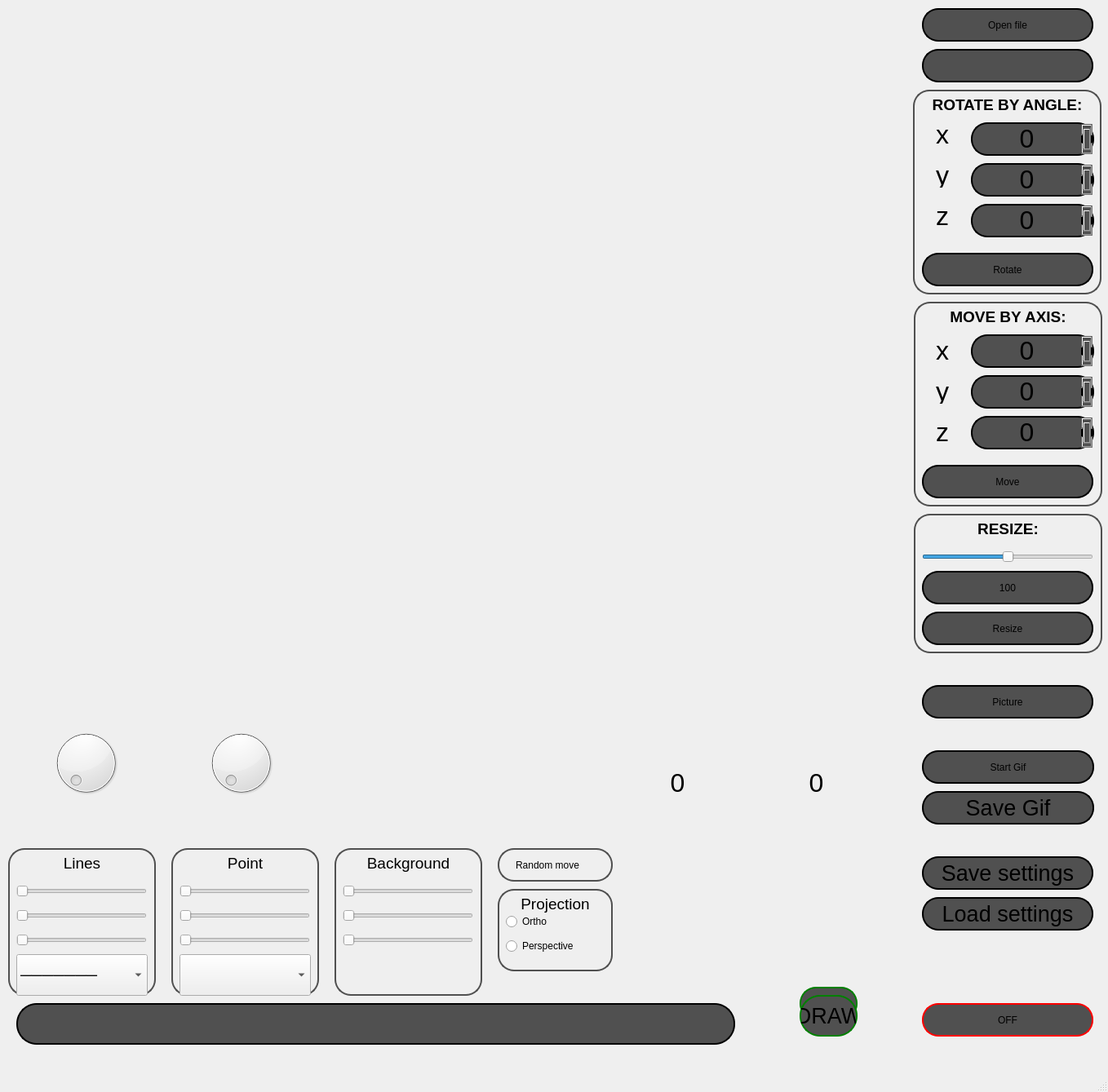
<?xml version="1.0" encoding="UTF-8"?>
<ui version="4.0">
 <class>MainWindow</class>
 <widget class="QMainWindow" name="MainWindow">
  <property name="geometry">
   <rect>
    <x>0</x>
    <y>0</y>
    <width>1358</width>
    <height>1339</height>
   </rect>
  </property>
  <property name="minimumSize">
   <size>
    <width>1358</width>
    <height>1339</height>
   </size>
  </property>
  <property name="maximumSize">
   <size>
    <width>1358</width>
    <height>1339</height>
   </size>
  </property>
  <property name="windowTitle">
   <string>MainWindow</string>
  </property>
  <property name="styleSheet">
   <string notr="true"/>
  </property>
  <widget class="QWidget" name="centralwidget">
   <widget class="viewer" name="widget" native="true">
    <property name="geometry">
     <rect>
      <x>20</x>
      <y>10</y>
      <width>1081</width>
      <height>1001</height>
     </rect>
    </property>
    <property name="styleSheet">
     <string notr="true">body{
  background-image:url(picture.gif);
  background-color:#243CED;
  color:yellow;
}</string>
    </property>
    <widget class="QDial" name="dial_Line_Width">
     <property name="geometry">
      <rect>
       <x>40</x>
       <y>880</y>
       <width>91</width>
       <height>91</height>
      </rect>
     </property>
     <property name="maximum">
      <number>30</number>
     </property>
    </widget>
    <widget class="QDial" name="dial_Point_Width">
     <property name="geometry">
      <rect>
       <x>230</x>
       <y>880</y>
       <width>91</width>
       <height>91</height>
      </rect>
     </property>
     <property name="maximum">
      <number>40</number>
     </property>
    </widget>
    <widget class="QLabel" name="win_Vertex">
     <property name="geometry">
      <rect>
       <x>730</x>
       <y>930</y>
       <width>161</width>
       <height>41</height>
      </rect>
     </property>
     <property name="font">
      <font>
       <family>.AppleSystemUIFont</family>
       <pointsize>24</pointsize>
       <italic>false</italic>
       <bold>false</bold>
      </font>
     </property>
     <property name="styleSheet">
      <string notr="true">font: 24pt &quot;.AppleSystemUIFont&quot;;
background-color: rgba(0, 0, 0, 0);
</string>
     </property>
     <property name="text">
      <string>&lt;html&gt;&lt;head/&gt;&lt;body&gt;&lt;p align=&quot;center&quot;&gt;0&lt;/p&gt;&lt;/body&gt;&lt;/html&gt;</string>
     </property>
    </widget>
    <widget class="QLabel" name="win_Facet">
     <property name="geometry">
      <rect>
       <x>900</x>
       <y>930</y>
       <width>161</width>
       <height>41</height>
      </rect>
     </property>
     <property name="font">
      <font>
       <family>.AppleSystemUIFont</family>
       <pointsize>24</pointsize>
       <italic>false</italic>
       <bold>false</bold>
      </font>
     </property>
     <property name="styleSheet">
      <string notr="true">font: 24pt &quot;.AppleSystemUIFont&quot;;
background-color: rgba(0, 0, 0, 0);
</string>
     </property>
     <property name="text">
      <string>&lt;html&gt;&lt;head/&gt;&lt;body&gt;&lt;p align=&quot;center&quot;&gt;0&lt;/p&gt;&lt;/body&gt;&lt;/html&gt;</string>
     </property>
    </widget>
   </widget>
   <widget class="QLabel" name="FilePath">
    <property name="geometry">
     <rect>
      <x>20</x>
      <y>1230</y>
      <width>881</width>
      <height>51</height>
     </rect>
    </property>
    <property name="styleSheet">
     <string notr="true">font: 24pt &quot;.AppleSystemUIFont&quot;;
	border: 2px solid black;
 	border-radius: 25px;
	background-color:rgb(80,80,80);
	margin: 0px;</string>
    </property>
    <property name="text">
     <string/>
    </property>
    <property name="alignment">
     <set>Qt::AlignCenter</set>
    </property>
    <property name="wordWrap">
     <bool>true</bool>
    </property>
   </widget>
   <widget class="QPushButton" name="OpenFile">
    <property name="geometry">
     <rect>
      <x>1130</x>
      <y>10</y>
      <width>210</width>
      <height>41</height>
     </rect>
    </property>
    <property name="styleSheet">
     <string notr="true">QPushButton {
	font: 20pt &quot;.AppleSystemUIFont&quot;;
	border: 2px solid black;
 	border-radius: 20px;
	background-color:rgb(80,80,80);
	margin: 0px;
}

QPushButton:pressed {
	border: 2px solid black;
	color: black;
}

QPushButton:hover:!pressed
{
  	border: 2px solid rgb(80, 80, 80);

}</string>
    </property>
    <property name="text">
     <string>Open file</string>
    </property>
   </widget>
   <widget class="QPushButton" name="Draw">
    <property name="geometry">
     <rect>
      <x>980</x>
      <y>1220</y>
      <width>71</width>
      <height>51</height>
     </rect>
    </property>
    <property name="font">
     <font>
      <family>.AppleSystemUIFont</family>
      <pointsize>20</pointsize>
      <italic>false</italic>
      <bold>false</bold>
     </font>
    </property>
    <property name="styleSheet">
     <string notr="true">QPushButton {
	font: 20pt &quot;.AppleSystemUIFont&quot;;
	border: 2px solid green;
 	border-radius: 25px;
	background-color:rgb(80,80,80);
	margin: 0px
}

QPushButton:pressed {
	background-color: green;
	color: white;
}
</string>
    </property>
    <property name="text">
     <string>DRAW</string>
    </property>
   </widget>
   <widget class="QLabel" name="label">
    <property name="geometry">
     <rect>
      <x>1119</x>
      <y>110</y>
      <width>231</width>
      <height>251</height>
     </rect>
    </property>
    <property name="font">
     <font>
      <pointsize>14</pointsize>
      <bold>true</bold>
     </font>
    </property>
    <property name="styleSheet">
     <string notr="true">	border: 2px solid rgb(80, 80, 80);
 	border-radius: 20px;
	background-color: rgba(0, 0, 0, 0);
	margin: 0px;</string>
    </property>
    <property name="text">
     <string>ROTATE BY ANGLE:</string>
    </property>
    <property name="alignment">
     <set>Qt::AlignHCenter|Qt::AlignTop</set>
    </property>
   </widget>
   <widget class="QLabel" name="label_3">
    <property name="geometry">
     <rect>
      <x>1130</x>
      <y>150</y>
      <width>50</width>
      <height>30</height>
     </rect>
    </property>
    <property name="font">
     <font>
      <pointsize>24</pointsize>
      <bold>false</bold>
     </font>
    </property>
    <property name="styleSheet">
     <string notr="true"/>
    </property>
    <property name="text">
     <string>x</string>
    </property>
    <property name="alignment">
     <set>Qt::AlignCenter</set>
    </property>
   </widget>
   <widget class="QLabel" name="label_4">
    <property name="geometry">
     <rect>
      <x>1130</x>
      <y>200</y>
      <width>50</width>
      <height>30</height>
     </rect>
    </property>
    <property name="font">
     <font>
      <pointsize>24</pointsize>
      <bold>false</bold>
     </font>
    </property>
    <property name="styleSheet">
     <string notr="true"/>
    </property>
    <property name="text">
     <string>y</string>
    </property>
    <property name="alignment">
     <set>Qt::AlignCenter</set>
    </property>
   </widget>
   <widget class="QLabel" name="label_5">
    <property name="geometry">
     <rect>
      <x>1130</x>
      <y>250</y>
      <width>50</width>
      <height>30</height>
     </rect>
    </property>
    <property name="font">
     <font>
      <pointsize>24</pointsize>
      <bold>false</bold>
     </font>
    </property>
    <property name="styleSheet">
     <string notr="true"/>
    </property>
    <property name="text">
     <string>z</string>
    </property>
    <property name="alignment">
     <set>Qt::AlignCenter</set>
    </property>
   </widget>
   <widget class="QLabel" name="label_6">
    <property name="geometry">
     <rect>
      <x>1130</x>
      <y>465</y>
      <width>50</width>
      <height>30</height>
     </rect>
    </property>
    <property name="font">
     <font>
      <pointsize>24</pointsize>
      <bold>false</bold>
     </font>
    </property>
    <property name="styleSheet">
     <string notr="true"/>
    </property>
    <property name="text">
     <string>y</string>
    </property>
    <property name="alignment">
     <set>Qt::AlignCenter</set>
    </property>
   </widget>
   <widget class="QLabel" name="label_7">
    <property name="geometry">
     <rect>
      <x>1130</x>
      <y>515</y>
      <width>50</width>
      <height>30</height>
     </rect>
    </property>
    <property name="font">
     <font>
      <pointsize>24</pointsize>
      <bold>false</bold>
     </font>
    </property>
    <property name="styleSheet">
     <string notr="true"/>
    </property>
    <property name="text">
     <string>z</string>
    </property>
    <property name="alignment">
     <set>Qt::AlignCenter</set>
    </property>
   </widget>
   <widget class="QLabel" name="label_8">
    <property name="geometry">
     <rect>
      <x>1130</x>
      <y>415</y>
      <width>50</width>
      <height>30</height>
     </rect>
    </property>
    <property name="font">
     <font>
      <pointsize>24</pointsize>
      <bold>false</bold>
     </font>
    </property>
    <property name="styleSheet">
     <string notr="true"/>
    </property>
    <property name="text">
     <string>x</string>
    </property>
    <property name="alignment">
     <set>Qt::AlignCenter</set>
    </property>
   </widget>
   <widget class="QLabel" name="Error_message">
    <property name="geometry">
     <rect>
      <x>1130</x>
      <y>60</y>
      <width>210</width>
      <height>41</height>
     </rect>
    </property>
    <property name="styleSheet">
     <string notr="true">font: 20pt &quot;.AppleSystemUIFont&quot;;
	border: 2px solid black;
 	border-radius: 20px;
	background-color:rgb(80,80,80);
	margin: 0px;</string>
    </property>
    <property name="text">
     <string/>
    </property>
    <property name="alignment">
     <set>Qt::AlignCenter</set>
    </property>
   </widget>
   <widget class="QTextEdit" name="Angle_Z">
    <property name="geometry">
     <rect>
      <x>1190</x>
      <y>250</y>
      <width>151</width>
      <height>41</height>
     </rect>
    </property>
    <property name="font">
     <font>
      <family>.AppleSystemUIFont</family>
      <pointsize>20</pointsize>
      <italic>false</italic>
      <bold>false</bold>
     </font>
    </property>
    <property name="layoutDirection">
     <enum>Qt::LeftToRight</enum>
    </property>
    <property name="styleSheet">
     <string notr="true">font: 20pt &quot;.AppleSystemUIFont&quot;;
	border: 2px solid black;
 	border-radius: 20px;
	background-color:rgb(80,80,80);
	margin: 0px;</string>
    </property>
    <property name="html">
     <string>&lt;!DOCTYPE HTML PUBLIC &quot;-//W3C//DTD HTML 4.0//EN&quot; &quot;http://www.w3.org/TR/REC-html40/strict.dtd&quot;&gt;
&lt;html&gt;&lt;head&gt;&lt;meta name=&quot;qrichtext&quot; content=&quot;1&quot; /&gt;&lt;meta charset=&quot;utf-8&quot; /&gt;&lt;style type=&quot;text/css&quot;&gt;
p, li { white-space: pre-wrap; }
&lt;/style&gt;&lt;/head&gt;&lt;body style=&quot; font-family:'.AppleSystemUIFont'; font-size:20pt; font-weight:400; font-style:normal;&quot;&gt;
&lt;p align=&quot;center&quot; style=&quot; margin-top:0px; margin-bottom:0px; margin-left:0px; margin-right:0px; -qt-block-indent:0; text-indent:0px;&quot;&gt;&lt;span style=&quot; font-size:24pt;&quot;&gt;0&lt;/span&gt;&lt;/p&gt;&lt;/body&gt;&lt;/html&gt;</string>
    </property>
   </widget>
   <widget class="QSlider" name="sliderScale">
    <property name="geometry">
     <rect>
      <x>1130</x>
      <y>670</y>
      <width>210</width>
      <height>25</height>
     </rect>
    </property>
    <property name="maximum">
     <number>200</number>
    </property>
    <property name="sliderPosition">
     <number>100</number>
    </property>
    <property name="orientation">
     <enum>Qt::Horizontal</enum>
    </property>
   </widget>
   <widget class="QLabel" name="label_scale">
    <property name="geometry">
     <rect>
      <x>1120</x>
      <y>630</y>
      <width>231</width>
      <height>171</height>
     </rect>
    </property>
    <property name="font">
     <font>
      <pointsize>14</pointsize>
      <bold>true</bold>
     </font>
    </property>
    <property name="layoutDirection">
     <enum>Qt::LeftToRight</enum>
    </property>
    <property name="styleSheet">
     <string notr="true">	border: 2px solid rgb(80, 80, 80);
 	border-radius: 20px;
	background-color: rgba(0, 0, 0, 0);
	margin: 0px;</string>
    </property>
    <property name="text">
     <string>RESIZE:</string>
    </property>
    <property name="alignment">
     <set>Qt::AlignHCenter|Qt::AlignTop</set>
    </property>
   </widget>
   <widget class="QTextEdit" name="Angle_Y">
    <property name="geometry">
     <rect>
      <x>1190</x>
      <y>200</y>
      <width>151</width>
      <height>41</height>
     </rect>
    </property>
    <property name="font">
     <font>
      <family>.AppleSystemUIFont</family>
      <pointsize>20</pointsize>
      <italic>false</italic>
      <bold>false</bold>
     </font>
    </property>
    <property name="layoutDirection">
     <enum>Qt::LeftToRight</enum>
    </property>
    <property name="styleSheet">
     <string notr="true">font: 20pt &quot;.AppleSystemUIFont&quot;;
	border: 2px solid black;
 	border-radius: 20px;
	background-color:rgb(80,80,80);
	margin: 0px;</string>
    </property>
    <property name="html">
     <string>&lt;!DOCTYPE HTML PUBLIC &quot;-//W3C//DTD HTML 4.0//EN&quot; &quot;http://www.w3.org/TR/REC-html40/strict.dtd&quot;&gt;
&lt;html&gt;&lt;head&gt;&lt;meta name=&quot;qrichtext&quot; content=&quot;1&quot; /&gt;&lt;meta charset=&quot;utf-8&quot; /&gt;&lt;style type=&quot;text/css&quot;&gt;
p, li { white-space: pre-wrap; }
&lt;/style&gt;&lt;/head&gt;&lt;body style=&quot; font-family:'.AppleSystemUIFont'; font-size:20pt; font-weight:400; font-style:normal;&quot;&gt;
&lt;p align=&quot;center&quot; style=&quot; margin-top:0px; margin-bottom:0px; margin-left:0px; margin-right:0px; -qt-block-indent:0; text-indent:0px;&quot;&gt;&lt;span style=&quot; font-size:24pt;&quot;&gt;0&lt;/span&gt;&lt;/p&gt;&lt;/body&gt;&lt;/html&gt;</string>
    </property>
   </widget>
   <widget class="QTextEdit" name="Angle_X">
    <property name="geometry">
     <rect>
      <x>1190</x>
      <y>150</y>
      <width>151</width>
      <height>41</height>
     </rect>
    </property>
    <property name="font">
     <font>
      <family>.AppleSystemUIFont</family>
      <pointsize>20</pointsize>
      <italic>false</italic>
      <bold>false</bold>
      <kerning>false</kerning>
     </font>
    </property>
    <property name="layoutDirection">
     <enum>Qt::LeftToRight</enum>
    </property>
    <property name="styleSheet">
     <string notr="true">font: 20pt &quot;.AppleSystemUIFont&quot;;
	border: 2px solid black;
 	border-radius: 20px;
	background-color:rgb(80,80,80);
	margin: 0px;</string>
    </property>
    <property name="html">
     <string>&lt;!DOCTYPE HTML PUBLIC &quot;-//W3C//DTD HTML 4.0//EN&quot; &quot;http://www.w3.org/TR/REC-html40/strict.dtd&quot;&gt;
&lt;html&gt;&lt;head&gt;&lt;meta name=&quot;qrichtext&quot; content=&quot;1&quot; /&gt;&lt;meta charset=&quot;utf-8&quot; /&gt;&lt;style type=&quot;text/css&quot;&gt;
p, li { white-space: pre-wrap; }
&lt;/style&gt;&lt;/head&gt;&lt;body style=&quot; font-family:'.AppleSystemUIFont'; font-size:20pt; font-weight:400; font-style:normal;&quot;&gt;
&lt;p align=&quot;center&quot; style=&quot; margin-top:12px; margin-bottom:12px; margin-left:0px; margin-right:0px; -qt-block-indent:0; text-indent:0px;&quot;&gt;&lt;span style=&quot; font-size:24pt;&quot;&gt;0&lt;/span&gt;&lt;/p&gt;&lt;/body&gt;&lt;/html&gt;</string>
    </property>
   </widget>
   <widget class="QTextEdit" name="Move_X">
    <property name="geometry">
     <rect>
      <x>1190</x>
      <y>410</y>
      <width>151</width>
      <height>41</height>
     </rect>
    </property>
    <property name="font">
     <font>
      <family>.AppleSystemUIFont</family>
      <pointsize>20</pointsize>
      <italic>false</italic>
      <bold>false</bold>
     </font>
    </property>
    <property name="layoutDirection">
     <enum>Qt::LeftToRight</enum>
    </property>
    <property name="styleSheet">
     <string notr="true">font: 20pt &quot;.AppleSystemUIFont&quot;;
	border: 2px solid black;
 	border-radius: 20px;
	background-color:rgb(80,80,80);
	margin: 0px;</string>
    </property>
    <property name="html">
     <string>&lt;!DOCTYPE HTML PUBLIC &quot;-//W3C//DTD HTML 4.0//EN&quot; &quot;http://www.w3.org/TR/REC-html40/strict.dtd&quot;&gt;
&lt;html&gt;&lt;head&gt;&lt;meta name=&quot;qrichtext&quot; content=&quot;1&quot; /&gt;&lt;meta charset=&quot;utf-8&quot; /&gt;&lt;style type=&quot;text/css&quot;&gt;
p, li { white-space: pre-wrap; }
&lt;/style&gt;&lt;/head&gt;&lt;body style=&quot; font-family:'.AppleSystemUIFont'; font-size:20pt; font-weight:400; font-style:normal;&quot;&gt;
&lt;p align=&quot;center&quot; style=&quot; margin-top:0px; margin-bottom:0px; margin-left:0px; margin-right:0px; -qt-block-indent:0; text-indent:0px;&quot;&gt;&lt;span style=&quot; font-size:24pt;&quot;&gt;0&lt;/span&gt;&lt;/p&gt;&lt;/body&gt;&lt;/html&gt;</string>
    </property>
   </widget>
   <widget class="QTextEdit" name="Move_Y">
    <property name="geometry">
     <rect>
      <x>1190</x>
      <y>460</y>
      <width>151</width>
      <height>41</height>
     </rect>
    </property>
    <property name="font">
     <font>
      <family>.AppleSystemUIFont</family>
      <pointsize>20</pointsize>
      <italic>false</italic>
      <bold>false</bold>
     </font>
    </property>
    <property name="layoutDirection">
     <enum>Qt::LeftToRight</enum>
    </property>
    <property name="styleSheet">
     <string notr="true">font: 20pt &quot;.AppleSystemUIFont&quot;;
	border: 2px solid black;
 	border-radius: 20px;
	background-color:rgb(80,80,80);
	margin: 0px;</string>
    </property>
    <property name="html">
     <string>&lt;!DOCTYPE HTML PUBLIC &quot;-//W3C//DTD HTML 4.0//EN&quot; &quot;http://www.w3.org/TR/REC-html40/strict.dtd&quot;&gt;
&lt;html&gt;&lt;head&gt;&lt;meta name=&quot;qrichtext&quot; content=&quot;1&quot; /&gt;&lt;meta charset=&quot;utf-8&quot; /&gt;&lt;style type=&quot;text/css&quot;&gt;
p, li { white-space: pre-wrap; }
&lt;/style&gt;&lt;/head&gt;&lt;body style=&quot; font-family:'.AppleSystemUIFont'; font-size:20pt; font-weight:400; font-style:normal;&quot;&gt;
&lt;p align=&quot;center&quot; style=&quot; margin-top:0px; margin-bottom:0px; margin-left:0px; margin-right:0px; -qt-block-indent:0; text-indent:0px;&quot;&gt;&lt;span style=&quot; font-size:24pt;&quot;&gt;0&lt;/span&gt;&lt;/p&gt;&lt;/body&gt;&lt;/html&gt;</string>
    </property>
   </widget>
   <widget class="QTextEdit" name="Move_Z">
    <property name="geometry">
     <rect>
      <x>1190</x>
      <y>510</y>
      <width>151</width>
      <height>41</height>
     </rect>
    </property>
    <property name="font">
     <font>
      <family>.AppleSystemUIFont</family>
      <pointsize>20</pointsize>
      <italic>false</italic>
      <bold>false</bold>
     </font>
    </property>
    <property name="layoutDirection">
     <enum>Qt::LeftToRight</enum>
    </property>
    <property name="styleSheet">
     <string notr="true">font: 20pt &quot;.AppleSystemUIFont&quot;;
	border: 2px solid black;
 	border-radius: 20px;
	background-color:rgb(80,80,80);
	margin: 0px;</string>
    </property>
    <property name="html">
     <string>&lt;!DOCTYPE HTML PUBLIC &quot;-//W3C//DTD HTML 4.0//EN&quot; &quot;http://www.w3.org/TR/REC-html40/strict.dtd&quot;&gt;
&lt;html&gt;&lt;head&gt;&lt;meta name=&quot;qrichtext&quot; content=&quot;1&quot; /&gt;&lt;meta charset=&quot;utf-8&quot; /&gt;&lt;style type=&quot;text/css&quot;&gt;
p, li { white-space: pre-wrap; }
&lt;/style&gt;&lt;/head&gt;&lt;body style=&quot; font-family:'.AppleSystemUIFont'; font-size:20pt; font-weight:400; font-style:normal;&quot;&gt;
&lt;p align=&quot;center&quot; style=&quot; margin-top:0px; margin-bottom:0px; margin-left:0px; margin-right:0px; -qt-block-indent:0; text-indent:0px;&quot;&gt;&lt;span style=&quot; font-size:24pt;&quot;&gt;0&lt;/span&gt;&lt;/p&gt;&lt;/body&gt;&lt;/html&gt;</string>
    </property>
   </widget>
   <widget class="QPushButton" name="MOVE">
    <property name="geometry">
     <rect>
      <x>1130</x>
      <y>570</y>
      <width>210</width>
      <height>41</height>
     </rect>
    </property>
    <property name="styleSheet">
     <string notr="true">QPushButton {
	font: 20pt &quot;.AppleSystemUIFont&quot;;
	border: 2px solid black;
 	border-radius: 20px;
	background-color:rgb(80,80,80);
	margin: 0px;
}

QPushButton:pressed {
	border: 2px solid black;
	color: black;
}

QPushButton:hover:!pressed
{
  	border: 2px solid rgb(80, 80, 80);

}
</string>
    </property>
    <property name="text">
     <string>Move</string>
    </property>
   </widget>
   <widget class="QPushButton" name="ROTATE">
    <property name="geometry">
     <rect>
      <x>1130</x>
      <y>310</y>
      <width>210</width>
      <height>41</height>
     </rect>
    </property>
    <property name="styleSheet">
     <string notr="true">QPushButton {
	font: 20pt &quot;.AppleSystemUIFont&quot;;
	border: 2px solid black;
 	border-radius: 20px;
	background-color:rgb(80,80,80);
	margin: 0px;
}

QPushButton:pressed {
	border: 2px solid black;
	color: black;
}

QPushButton:hover:!pressed
{
  	border: 2px solid rgb(80, 80, 80);

}</string>
    </property>
    <property name="text">
     <string>Rotate</string>
    </property>
   </widget>
   <widget class="QLabel" name="MOVE_BY_AXIS">
    <property name="geometry">
     <rect>
      <x>1120</x>
      <y>370</y>
      <width>231</width>
      <height>251</height>
     </rect>
    </property>
    <property name="font">
     <font>
      <pointsize>14</pointsize>
      <bold>true</bold>
     </font>
    </property>
    <property name="layoutDirection">
     <enum>Qt::LeftToRight</enum>
    </property>
    <property name="styleSheet">
     <string notr="true">	border: 2px solid rgb(80, 80, 80);
 	border-radius: 20px;
	background-color: rgba(0, 0, 0, 0);
	margin: 0px;</string>
    </property>
    <property name="text">
     <string>MOVE BY AXIS:</string>
    </property>
    <property name="alignment">
     <set>Qt::AlignHCenter|Qt::AlignTop</set>
    </property>
   </widget>
   <widget class="QPushButton" name="RESIZE">
    <property name="geometry">
     <rect>
      <x>1130</x>
      <y>750</y>
      <width>210</width>
      <height>41</height>
     </rect>
    </property>
    <property name="styleSheet">
     <string notr="true">QPushButton {
	font: 20pt &quot;.AppleSystemUIFont&quot;;
	border: 2px solid black;
 	border-radius: 20px;
	background-color:rgb(80,80,80);
	margin: 0px;
}

QPushButton:pressed {
	border: 2px solid black;
	color: black;
}

QPushButton:hover:!pressed
{
  	border: 2px solid rgb(80, 80, 80);

}</string>
    </property>
    <property name="text">
     <string>Resize</string>
    </property>
   </widget>
   <widget class="QSlider" name="Slider_Color_R">
    <property name="geometry">
     <rect>
      <x>20</x>
      <y>1080</y>
      <width>160</width>
      <height>25</height>
     </rect>
    </property>
    <property name="minimum">
     <number>0</number>
    </property>
    <property name="maximum">
     <number>100</number>
    </property>
    <property name="value">
     <number>0</number>
    </property>
    <property name="sliderPosition">
     <number>0</number>
    </property>
    <property name="orientation">
     <enum>Qt::Horizontal</enum>
    </property>
   </widget>
   <widget class="QSlider" name="Slider_Color_G">
    <property name="geometry">
     <rect>
      <x>20</x>
      <y>1110</y>
      <width>160</width>
      <height>25</height>
     </rect>
    </property>
    <property name="font">
     <font>
      <pointsize>13</pointsize>
     </font>
    </property>
    <property name="minimum">
     <number>0</number>
    </property>
    <property name="maximum">
     <number>100</number>
    </property>
    <property name="value">
     <number>0</number>
    </property>
    <property name="sliderPosition">
     <number>0</number>
    </property>
    <property name="orientation">
     <enum>Qt::Horizontal</enum>
    </property>
   </widget>
   <widget class="QSlider" name="Slider_Color_B">
    <property name="geometry">
     <rect>
      <x>20</x>
      <y>1140</y>
      <width>160</width>
      <height>25</height>
     </rect>
    </property>
    <property name="minimum">
     <number>0</number>
    </property>
    <property name="maximum">
     <number>100</number>
    </property>
    <property name="value">
     <number>0</number>
    </property>
    <property name="sliderPosition">
     <number>0</number>
    </property>
    <property name="orientation">
     <enum>Qt::Horizontal</enum>
    </property>
   </widget>
   <widget class="QSlider" name="Background_B">
    <property name="geometry">
     <rect>
      <x>420</x>
      <y>1140</y>
      <width>160</width>
      <height>25</height>
     </rect>
    </property>
    <property name="maximum">
     <number>100</number>
    </property>
    <property name="orientation">
     <enum>Qt::Horizontal</enum>
    </property>
   </widget>
   <widget class="QSlider" name="Background_G">
    <property name="geometry">
     <rect>
      <x>420</x>
      <y>1110</y>
      <width>160</width>
      <height>25</height>
     </rect>
    </property>
    <property name="maximum">
     <number>100</number>
    </property>
    <property name="orientation">
     <enum>Qt::Horizontal</enum>
    </property>
   </widget>
   <widget class="QSlider" name="Background_R">
    <property name="geometry">
     <rect>
      <x>420</x>
      <y>1080</y>
      <width>160</width>
      <height>25</height>
     </rect>
    </property>
    <property name="maximum">
     <number>100</number>
    </property>
    <property name="orientation">
     <enum>Qt::Horizontal</enum>
    </property>
   </widget>
   <widget class="QPushButton" name="OFF">
    <property name="geometry">
     <rect>
      <x>1130</x>
      <y>1230</y>
      <width>210</width>
      <height>41</height>
     </rect>
    </property>
    <property name="styleSheet">
     <string notr="true">QPushButton {
	font: 20pt &quot;.AppleSystemUIFont&quot;;
	border: 2px solid red;
 	border-radius: 20px;
	background-color:rgb(80,80,80);
	margin: 0px;
}

QPushButton:pressed {
	border: 2px solid black;
	background-color:red;
}

QPushButton:hover:!pressed
{
  	border: 2px solid rgb(80, 80, 80);

}</string>
    </property>
    <property name="text">
     <string>OFF</string>
    </property>
   </widget>
   <widget class="QPushButton" name="SAVE">
    <property name="geometry">
     <rect>
      <x>1130</x>
      <y>840</y>
      <width>210</width>
      <height>41</height>
     </rect>
    </property>
    <property name="styleSheet">
     <string notr="true">QPushButton {
	font: 20pt &quot;.AppleSystemUIFont&quot;;
	border: 2px solid black;
 	border-radius: 20px;
	background-color:rgb(80,80,80);
	margin: 0px;
}

QPushButton:pressed {
	border: 2px solid black;
	color: black;
}

QPushButton:hover:!pressed
{
  	border: 2px solid rgb(80, 80, 80);

}</string>
    </property>
    <property name="text">
     <string>Picture</string>
    </property>
   </widget>
   <widget class="QComboBox" name="Line_Box">
    <property name="geometry">
     <rect>
      <x>20</x>
      <y>1170</y>
      <width>161</width>
      <height>51</height>
     </rect>
    </property>
    <property name="font">
     <font>
      <family>.AppleSystemUIFont</family>
      <pointsize>14</pointsize>
      <italic>false</italic>
      <bold>false</bold>
     </font>
    </property>
    <property name="styleSheet">
     <string notr="true">font: 14pt &quot;.AppleSystemUIFont&quot;;</string>
    </property>
    <item>
     <property name="text">
      <string>───────</string>
     </property>
    </item>
    <item>
     <property name="text">
      <string>⋯⋯⋯⋯⋯⋯⋯</string>
     </property>
    </item>
    <item>
     <property name="text">
      <string>─ ─ ─ ─ ─ ─</string>
     </property>
    </item>
    <item>
     <property name="text">
      <string>─ • ─ • ─ • ─ </string>
     </property>
    </item>
   </widget>
   <widget class="QLabel" name="label_9">
    <property name="geometry">
     <rect>
      <x>410</x>
      <y>1040</y>
      <width>181</width>
      <height>181</height>
     </rect>
    </property>
    <property name="font">
     <font>
      <pointsize>14</pointsize>
      <bold>false</bold>
     </font>
    </property>
    <property name="styleSheet">
     <string notr="true">	border: 2px solid rgb(80, 80, 80);
 	border-radius: 20px;
	background-color: rgba(0, 0, 0, 0);
	margin: 0px;</string>
    </property>
    <property name="text">
     <string>Background</string>
    </property>
    <property name="alignment">
     <set>Qt::AlignHCenter|Qt::AlignTop</set>
    </property>
   </widget>
   <widget class="QLabel" name="label_10">
    <property name="geometry">
     <rect>
      <x>10</x>
      <y>1040</y>
      <width>181</width>
      <height>181</height>
     </rect>
    </property>
    <property name="font">
     <font>
      <pointsize>14</pointsize>
      <bold>false</bold>
     </font>
    </property>
    <property name="styleSheet">
     <string notr="true">	border: 2px solid rgb(80, 80, 80);
 	border-radius: 20px;
	background-color: rgba(0, 0, 0, 0);
	margin: 0px;</string>
    </property>
    <property name="text">
     <string>&lt;html&gt;&lt;head/&gt;&lt;body&gt;&lt;p align=&quot;center&quot;&gt;Lines&lt;/p&gt;&lt;/body&gt;&lt;/html&gt;</string>
    </property>
    <property name="alignment">
     <set>Qt::AlignHCenter|Qt::AlignTop</set>
    </property>
   </widget>
   <widget class="QComboBox" name="Point_Box">
    <property name="geometry">
     <rect>
      <x>220</x>
      <y>1170</y>
      <width>161</width>
      <height>51</height>
     </rect>
    </property>
    <property name="font">
     <font>
      <family>.AppleSystemUIFont</family>
      <pointsize>14</pointsize>
      <italic>false</italic>
      <bold>false</bold>
     </font>
    </property>
    <property name="styleSheet">
     <string notr="true">font: 14pt &quot;.AppleSystemUIFont&quot;;</string>
    </property>
    <item>
     <property name="text">
      <string/>
     </property>
    </item>
    <item>
     <property name="text">
      <string>◉</string>
     </property>
    </item>
    <item>
     <property name="text">
      <string>█</string>
     </property>
    </item>
   </widget>
   <widget class="QSlider" name="Point_Color_G">
    <property name="geometry">
     <rect>
      <x>220</x>
      <y>1110</y>
      <width>160</width>
      <height>25</height>
     </rect>
    </property>
    <property name="minimum">
     <number>0</number>
    </property>
    <property name="maximum">
     <number>100</number>
    </property>
    <property name="value">
     <number>0</number>
    </property>
    <property name="sliderPosition">
     <number>0</number>
    </property>
    <property name="orientation">
     <enum>Qt::Horizontal</enum>
    </property>
   </widget>
   <widget class="QSlider" name="Point_Color_B">
    <property name="geometry">
     <rect>
      <x>220</x>
      <y>1140</y>
      <width>160</width>
      <height>25</height>
     </rect>
    </property>
    <property name="minimum">
     <number>0</number>
    </property>
    <property name="maximum">
     <number>100</number>
    </property>
    <property name="value">
     <number>0</number>
    </property>
    <property name="sliderPosition">
     <number>0</number>
    </property>
    <property name="orientation">
     <enum>Qt::Horizontal</enum>
    </property>
   </widget>
   <widget class="QSlider" name="Point_Color_R">
    <property name="geometry">
     <rect>
      <x>220</x>
      <y>1080</y>
      <width>160</width>
      <height>25</height>
     </rect>
    </property>
    <property name="minimum">
     <number>0</number>
    </property>
    <property name="maximum">
     <number>100</number>
    </property>
    <property name="value">
     <number>0</number>
    </property>
    <property name="sliderPosition">
     <number>0</number>
    </property>
    <property name="orientation">
     <enum>Qt::Horizontal</enum>
    </property>
   </widget>
   <widget class="QLabel" name="label_11">
    <property name="geometry">
     <rect>
      <x>210</x>
      <y>1040</y>
      <width>181</width>
      <height>181</height>
     </rect>
    </property>
    <property name="font">
     <font>
      <pointsize>14</pointsize>
      <bold>false</bold>
     </font>
    </property>
    <property name="styleSheet">
     <string notr="true">	border: 2px solid rgb(80, 80, 80);
 	border-radius: 20px;
	background-color: rgba(0, 0, 0, 0);
	margin: 0px;</string>
    </property>
    <property name="text">
     <string>Point</string>
    </property>
    <property name="alignment">
     <set>Qt::AlignHCenter|Qt::AlignTop</set>
    </property>
   </widget>
   <widget class="QPushButton" name="GIF">
    <property name="geometry">
     <rect>
      <x>1130</x>
      <y>920</y>
      <width>211</width>
      <height>41</height>
     </rect>
    </property>
    <property name="styleSheet">
     <string notr="true">QPushButton {
	font: 20pt &quot;.AppleSystemUIFont&quot;;
	border: 2px solid black;
 	border-radius: 20px;
	background-color:rgb(80,80,80);
	margin: 0px;
}

QPushButton:pressed {
	border: 2px solid black;
	color: black;
}

QPushButton:hover:!pressed
{
  	border: 2px solid rgb(80, 80, 80);

}</string>
    </property>
    <property name="text">
     <string>Start Gif</string>
    </property>
   </widget>
   <widget class="QPushButton" name="SAVE_settings">
    <property name="geometry">
     <rect>
      <x>1130</x>
      <y>1050</y>
      <width>210</width>
      <height>41</height>
     </rect>
    </property>
    <property name="font">
     <font>
      <family>.AppleSystemUIFont</family>
      <pointsize>20</pointsize>
      <italic>false</italic>
      <bold>false</bold>
     </font>
    </property>
    <property name="styleSheet">
     <string notr="true">QPushButton {
	font: 20pt &quot;.AppleSystemUIFont&quot;;
	border: 2px solid black;
 	border-radius: 20px;
	background-color:rgb(80,80,80);
	margin: 0px;
}

QPushButton:pressed {
	border: 2px solid black;
	color: black;
}

QPushButton:hover:!pressed
{
  	border: 2px solid rgb(80, 80, 80);

}
</string>
    </property>
    <property name="text">
     <string>Save settings</string>
    </property>
   </widget>
   <widget class="QPushButton" name="Load_settings">
    <property name="geometry">
     <rect>
      <x>1130</x>
      <y>1100</y>
      <width>210</width>
      <height>41</height>
     </rect>
    </property>
    <property name="font">
     <font>
      <family>.AppleSystemUIFont</family>
      <pointsize>20</pointsize>
      <italic>false</italic>
      <bold>false</bold>
     </font>
    </property>
    <property name="styleSheet">
     <string notr="true">QPushButton {
	font: 20pt &quot;.AppleSystemUIFont&quot;;
	border: 2px solid black;
 	border-radius: 20px;
	background-color:rgb(80,80,80);
	margin: 0px;
}

QPushButton:pressed {
	border: 2px solid black;
	color: black;
}

QPushButton:hover:!pressed
{
  	border: 2px solid rgb(80, 80, 80);

}</string>
    </property>
    <property name="text">
     <string>Load settings</string>
    </property>
   </widget>
   <widget class="QLabel" name="scale_win">
    <property name="geometry">
     <rect>
      <x>1130</x>
      <y>700</y>
      <width>210</width>
      <height>41</height>
     </rect>
    </property>
    <property name="styleSheet">
     <string notr="true">font: 20pt &quot;.AppleSystemUIFont&quot;;
	border: 2px solid black;
 	border-radius: 20px;
	background-color:rgb(80,80,80);
	margin: 0px;</string>
    </property>
    <property name="text">
     <string>100</string>
    </property>
    <property name="alignment">
     <set>Qt::AlignCenter</set>
    </property>
   </widget>
   <widget class="QCheckBox" name="Random_Move">
    <property name="geometry">
     <rect>
      <x>610</x>
      <y>1040</y>
      <width>141</width>
      <height>41</height>
     </rect>
    </property>
    <property name="styleSheet">
     <string notr="true">	border: 2px solid rgb(80, 80, 80);
 	border-radius: 20px;
	background-color: rgba(0, 0, 0, 0);
	margin: 0px;</string>
    </property>
    <property name="text">
     <string>Random move</string>
    </property>
   </widget>
   <widget class="QPushButton" name="GIF_2">
    <property name="geometry">
     <rect>
      <x>1130</x>
      <y>970</y>
      <width>211</width>
      <height>41</height>
     </rect>
    </property>
    <property name="font">
     <font>
      <family>.AppleSystemUIFont</family>
      <pointsize>20</pointsize>
      <italic>false</italic>
      <bold>false</bold>
     </font>
    </property>
    <property name="styleSheet">
     <string notr="true">QPushButton {
	font: 20pt &quot;.AppleSystemUIFont&quot;;
	border: 2px solid black;
 	border-radius: 20px;
	background-color:rgb(80,80,80);
	margin: 0px;
}

QPushButton:pressed {
	border: 2px solid black;
	color: black;
}

QPushButton:hover:!pressed
{
  	border: 2px solid rgb(80, 80, 80);

}</string>
    </property>
    <property name="text">
     <string>Save Gif</string>
    </property>
   </widget>
   <widget class="QRadioButton" name="Ortho">
    <property name="geometry">
     <rect>
      <x>620</x>
      <y>1120</y>
      <width>99</width>
      <height>20</height>
     </rect>
    </property>
    <property name="text">
     <string>Ortho</string>
    </property>
   </widget>
   <widget class="QRadioButton" name="Perspective">
    <property name="geometry">
     <rect>
      <x>620</x>
      <y>1150</y>
      <width>99</width>
      <height>20</height>
     </rect>
    </property>
    <property name="text">
     <string>Perspective</string>
    </property>
   </widget>
   <widget class="QLabel" name="label_12">
    <property name="geometry">
     <rect>
      <x>610</x>
      <y>1090</y>
      <width>141</width>
      <height>101</height>
     </rect>
    </property>
    <property name="font">
     <font>
      <pointsize>14</pointsize>
      <bold>false</bold>
     </font>
    </property>
    <property name="styleSheet">
     <string notr="true">	border: 2px solid rgb(80, 80, 80);
 	border-radius: 20px;
	background-color: rgba(0, 0, 0, 0);
	margin: 0px;</string>
    </property>
    <property name="text">
     <string>&lt;html&gt;&lt;head/&gt;&lt;body&gt;&lt;p align=&quot;center&quot;&gt;Projection&lt;/p&gt;&lt;/body&gt;&lt;/html&gt;</string>
    </property>
    <property name="alignment">
     <set>Qt::AlignHCenter|Qt::AlignTop</set>
    </property>
   </widget>
   <widget class="QPushButton" name="random_Hide">
    <property name="geometry">
     <rect>
      <x>620</x>
      <y>1040</y>
      <width>121</width>
      <height>41</height>
     </rect>
    </property>
    <property name="styleSheet">
     <string notr="true">
 	border-radius: 20px;
	background-color: rgba(0, 0, 0, 0);
	margin: 0px;
</string>
    </property>
    <property name="text">
     <string/>
    </property>
   </widget>
   <widget class="QPushButton" name="random_Show">
    <property name="geometry">
     <rect>
      <x>620</x>
      <y>1190</y>
      <width>121</width>
      <height>32</height>
     </rect>
    </property>
    <property name="styleSheet">
     <string notr="true">
 	border-radius: 20px;
	background-color: rgba(0, 0, 0, 0);
	margin: 0px;
</string>
    </property>
    <property name="text">
     <string/>
    </property>
   </widget>
   <widget class="QPushButton" name="Clean">
    <property name="geometry">
     <rect>
      <x>980</x>
      <y>1210</y>
      <width>71</width>
      <height>41</height>
     </rect>
    </property>
    <property name="styleSheet">
     <string notr="true">QPushButton {
	font: 20pt &quot;.AppleSystemUIFont&quot;;
	border: 2px solid green;
 	border-radius: 20px;
	background-color:rgb(80,80,80);
	margin: 0px;
}

QPushButton:pressed {
	border: 2px solid black;
	background-color:green;
}

QPushButton:hover:!pressed
{
  	border: 2px solid rgb(80, 80, 80);

}</string>
    </property>
    <property name="text">
     <string>Clean</string>
    </property>
   </widget>
   <zorder>Clean</zorder>
   <zorder>Draw</zorder>
   <zorder>Random_Move</zorder>
   <zorder>label_12</zorder>
   <zorder>label_scale</zorder>
   <zorder>MOVE_BY_AXIS</zorder>
   <zorder>label</zorder>
   <zorder>label_10</zorder>
   <zorder>label_11</zorder>
   <zorder>label_9</zorder>
   <zorder>Load_settings</zorder>
   <zorder>widget</zorder>
   <zorder>FilePath</zorder>
   <zorder>OpenFile</zorder>
   <zorder>label_3</zorder>
   <zorder>label_4</zorder>
   <zorder>label_5</zorder>
   <zorder>label_6</zorder>
   <zorder>label_7</zorder>
   <zorder>label_8</zorder>
   <zorder>Error_message</zorder>
   <zorder>Angle_Z</zorder>
   <zorder>sliderScale</zorder>
   <zorder>Angle_Y</zorder>
   <zorder>Angle_X</zorder>
   <zorder>Move_X</zorder>
   <zorder>Move_Y</zorder>
   <zorder>Move_Z</zorder>
   <zorder>MOVE</zorder>
   <zorder>ROTATE</zorder>
   <zorder>RESIZE</zorder>
   <zorder>Slider_Color_R</zorder>
   <zorder>Slider_Color_G</zorder>
   <zorder>Slider_Color_B</zorder>
   <zorder>Background_B</zorder>
   <zorder>Background_G</zorder>
   <zorder>Background_R</zorder>
   <zorder>OFF</zorder>
   <zorder>SAVE</zorder>
   <zorder>Line_Box</zorder>
   <zorder>Point_Box</zorder>
   <zorder>Point_Color_G</zorder>
   <zorder>Point_Color_B</zorder>
   <zorder>Point_Color_R</zorder>
   <zorder>GIF</zorder>
   <zorder>SAVE_settings</zorder>
   <zorder>scale_win</zorder>
   <zorder>GIF_2</zorder>
   <zorder>Ortho</zorder>
   <zorder>Perspective</zorder>
   <zorder>random_Hide</zorder>
   <zorder>random_Show</zorder>
  </widget>
  <widget class="QMenuBar" name="menubar">
   <property name="geometry">
    <rect>
     <x>0</x>
     <y>0</y>
     <width>1358</width>
     <height>24</height>
    </rect>
   </property>
  </widget>
  <widget class="QStatusBar" name="statusbar"/>
 </widget>
 <customwidgets>
  <customwidget>
   <class>viewer</class>
   <extends>QWidget</extends>
   <header location="global">viewer.h</header>
   <container>1</container>
  </customwidget>
 </customwidgets>
 <resources/>
 <connections/>
</ui>
